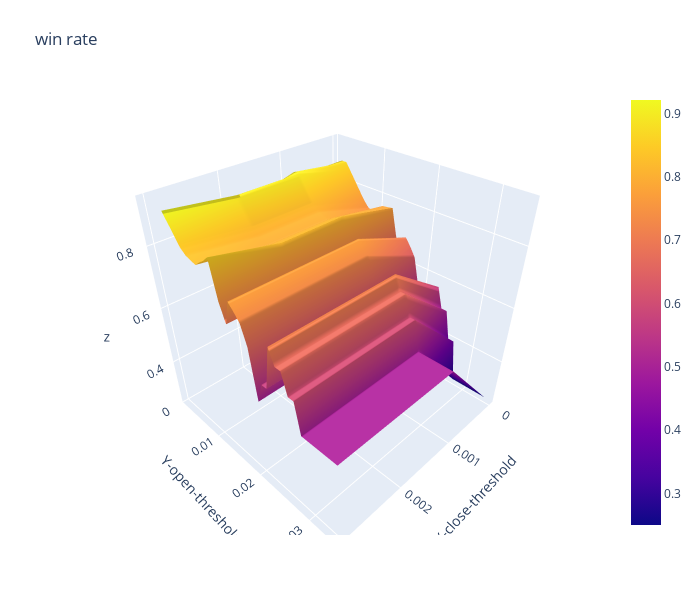

This figure's notebook cell:
### Code cell
import plotly.graph_objects as go

x_data = df_win_rate.columns.to_list() # close threshold

y_data = df_win_rate.index.to_list() # open threshold

z_data = df_win_rate.copy(deep=True) # win rate

fig = go.Figure(data=[go.Surface(z=z_data.values,x=x_data,y=y_data)])

fig.update_layout(title="win rate", # 标题
                  autosize=False,  # 尺度自动缩放
                  width=700,  # 长宽
                  height=600,
                  margin=dict(l=65,r=50,b=65,t=90),  # 4个位置的距离
                  scene=dict(xaxis_title='X-close-threshold',yaxis_title='Y-open-threshold')
                 )

fig.show()

### Figure 1 — Plotly figure (JSON) as saved in the notebook; plotly's stock layout.template omitted (floating-point values rounded to 4 significant figures; data arrays with more than 128 entries replaced by an {"elided": "..."} marker saying what was removed)
{"data": [{"type": "surface", "x": [0, 0.001, 0.002, 0.003], "y": [0.001, 0.002, 0.003, 0.004, 0.005, 0.006, 0.007, 0.008, 0.009, 0.01, 0.011, 0.012, 0.013, 0.014, 0.015, 0.016, 0.017, 0.018, 0.019, 0.02, 0.021, 0.022, 0.023, 0.024, 0.025, 0.026, 0.027, 0.028, 0.029, 0.03, 0.031, 0.032, 0.033, 0.034], "z": {"elided": "34x4 float values"}}], "layout": {"autosize": false, "height": 600, "margin": {"b": 65, "l": 65, "r": 50, "t": 90}, "scene": {"xaxis": {"title": {"text": "X-close-threshold"}}, "yaxis": {"title": {"text": "Y-open-threshold"}}}, "title": {"text": "win rate"}, "width": 700}}
